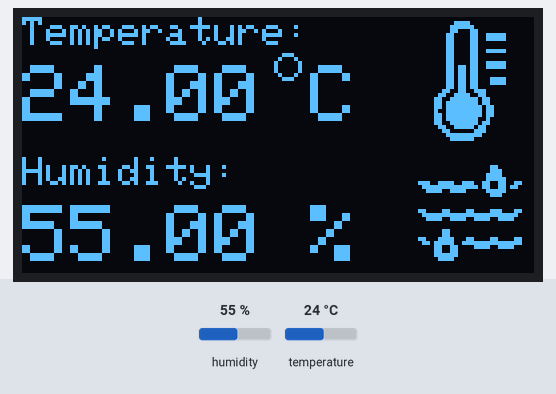
Simulated run of this sketch. Board: Arduino Uno, built with avr-gcc and run on an emulated ATmega328P. Shown: 128×64 one-colour display. Inputs (shaded band) come from the test bench; at power-on: humidity 55 %, temperature 24 °C.

Above: at 3.9 s.
4.0 s: humidity set to 22 %
At 5.8 s:
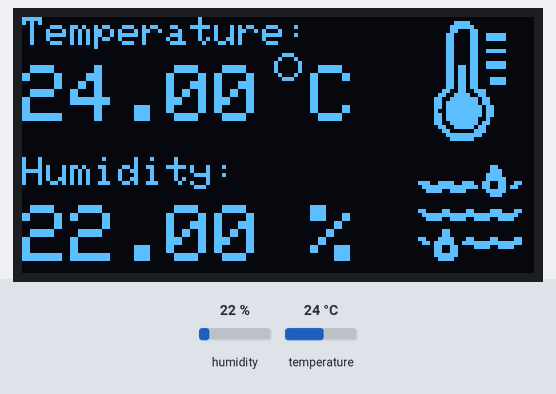
6.9 s: temperature set to 12 °C
At 8.3 s:
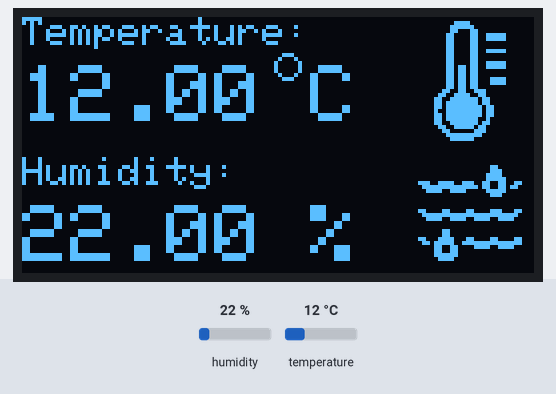
9.8 s: humidity set to 40 %
At 12.1 s:
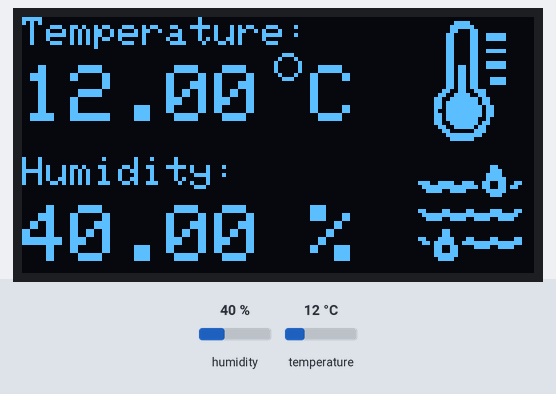
13.0 s: temperature set to 19 °C
At 14.6 s:
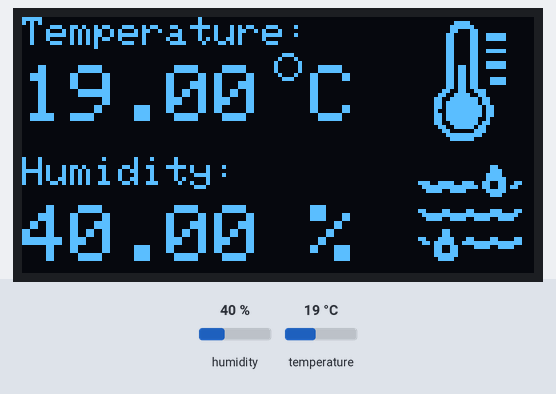
Timing chart, 0 to 16.1 s (numbered marks = the images above; inputs shaded):
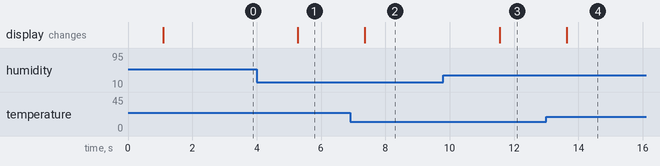

Measured:
- after the input at 4.0 s, the display: changes after 1.3 s (image 1)
- after the input at 6.9 s, the display: changes after 0.46 s (image 2)
- after the input at 9.8 s, the display: changes after 1.7 s (image 3)
- after the input at 13.0 s, the display: changes after 0.64 s (image 4)

The sketch:

DHT11_v1.1.ino
```cpp
#include <Adafruit_GFX.h>
#include <Adafruit_SSD1306.h>
#include <DHT.h>

// Pin dan tipe sensor DHT
#define DHTPIN 14
#define DHTTYPE DHT11

// Definisi layar OLED
#define SCREEN_WIDTH 128
#define SCREEN_HEIGHT 64
#define SCREEN_I2C_ADDRESS 0x3C
#define OLED_RESET_PIN -1

// Inisialisasi objek DHT dan OLED
DHT dht(DHTPIN, DHTTYPE);
Adafruit_SSD1306 screen(SCREEN_WIDTH, SCREEN_HEIGHT, &Wire, OLED_RESET_PIN);

// 'temperature', 32x32px
const unsigned char temp_icon[] PROGMEM = {
  0x00, 0x00, 0x00, 0x00, 0x00, 0x0f, 0x00, 0x00, 0x00, 0x1f, 0x80, 0x00, 0x00, 0x18, 0xc0, 0x00,
	0x00, 0x30, 0xcf, 0x80, 0x00, 0x30, 0xcf, 0x80, 0x00, 0x30, 0xc0, 0x00, 0x00, 0x30, 0xc0, 0x00,
	0x00, 0x30, 0xcf, 0x80, 0x00, 0x30, 0xc0, 0x00, 0x00, 0x30, 0xc0, 0x00, 0x00, 0x30, 0xcf, 0x80,
	0x00, 0x36, 0xcf, 0x80, 0x00, 0x36, 0xc0, 0x00, 0x00, 0x36, 0xc0, 0x00, 0x00, 0x36, 0xc7, 0x80,
	0x00, 0x36, 0xc7, 0x80, 0x00, 0x36, 0xc0, 0x00, 0x00, 0x66, 0x70, 0x00, 0x00, 0xcf, 0x30, 0x00,
	0x01, 0x9f, 0xd8, 0x00, 0x01, 0xbf, 0xd8, 0x00, 0x01, 0xbf, 0xec, 0x00, 0x01, 0x3f, 0xec, 0x00,
	0x01, 0xbf, 0xec, 0x00, 0x01, 0xbf, 0xc8, 0x00, 0x01, 0x9f, 0xd8, 0x00, 0x00, 0xcf, 0xb0, 0x00,
	0x00, 0x60, 0x70, 0x00, 0x00, 0x3f, 0xe0, 0x00, 0x00, 0x1f, 0x80, 0x00, 0x00, 0x00, 0x00, 0x00
};
// 'humidity', 32x32px
const unsigned char hum_icon[] PROGMEM = {
	0x00, 0x00, 0x00, 0x00, 0x00, 0x00, 0x00, 0x00, 0x00, 0x00, 0x00, 0x00, 0x00, 0x00, 0x00, 0x00,
	0x00, 0x00, 0x00, 0x00, 0x00, 0x00, 0x06, 0x00, 0x00, 0x00, 0x07, 0x00, 0x00, 0x00, 0x0f, 0x00,
	0x00, 0x00, 0x0f, 0x80, 0x1c, 0xf3, 0x99, 0x98, 0x0f, 0xff, 0xd9, 0xb0, 0x07, 0x9e, 0x0f, 0x80,
	0x00, 0x00, 0x07, 0x00, 0x00, 0x00, 0x00, 0x00, 0x00, 0x00, 0x00, 0x00, 0x00, 0x00, 0x00, 0x00,
	0x18, 0x61, 0x87, 0x18, 0x0f, 0xff, 0xff, 0xf0, 0x07, 0x9e, 0x79, 0xe0, 0x00, 0x00, 0x00, 0x00,
	0x00, 0x00, 0x00, 0x00, 0x00, 0x60, 0x00, 0x00, 0x00, 0x60, 0x00, 0x00, 0x18, 0xf1, 0x86, 0x18,
	0x0d, 0xf3, 0xff, 0xf8, 0x01, 0x98, 0x79, 0xe0, 0x01, 0x98, 0x00, 0x00, 0x01, 0xf8, 0x00, 0x00,
	0x00, 0xf0, 0x00, 0x00, 0x00, 0x00, 0x00, 0x00, 0x00, 0x00, 0x00, 0x00, 0x00, 0x00, 0x00, 0x00
};

void setup() {
  // Inisialisasi DHT sensor
  dht.begin();

  // Inisialisasi OLED
  if (!screen.begin(SSD1306_SWITCHCAPVCC, SCREEN_I2C_ADDRESS)) {
    Serial.println("SSD1306 allocation failed");
    for (;;);
  }
  // Bersihkan layar sebelum menampilkan konten baru
  screen.clearDisplay();
}

void loop() {
  delay(1000);
  // Baca data dari sensor
  float t = dht.readTemperature();
  float h = dht.readHumidity();

  // Menampilkan label suhu
  screen.clearDisplay();
  screen.setTextSize(1);
  screen.setTextColor(WHITE);
  screen.setCursor(0, 0);
  screen.print("Temperature:");

  // Menampilkan label kelembapan
  screen.setCursor(0, 35);
  screen.print("Humidity:");

  // Validasi pembaca sensor
  if (isnan(t) || isnan(h)) {
    screen.clearDisplay();
    screen.setTextSize(1);
    screen.setCursor(30, 25);
    screen.print("Sensor Error!");
    screen.display();
    return;
  }

  // Menampilkan derajat suhu
  screen.setCursor(0, 12);
  screen.setTextSize(2);
  screen.print(t);
  //screen.print((char)247);
  screen.drawCircle(66, 12, 3, WHITE);
  screen.print(" C");

  // Menampilkan persentase kelembapan
  screen.setCursor(0, 47);
  screen.print(h);
  screen.drawCircle(66, 12, 3, WHITE);
  screen.print(" %");

  screen.drawBitmap(96,0, temp_icon, 32, 32, WHITE);
  screen.drawBitmap(96,32, hum_icon, 32, 32, WHITE);
  screen.display();
}
```
